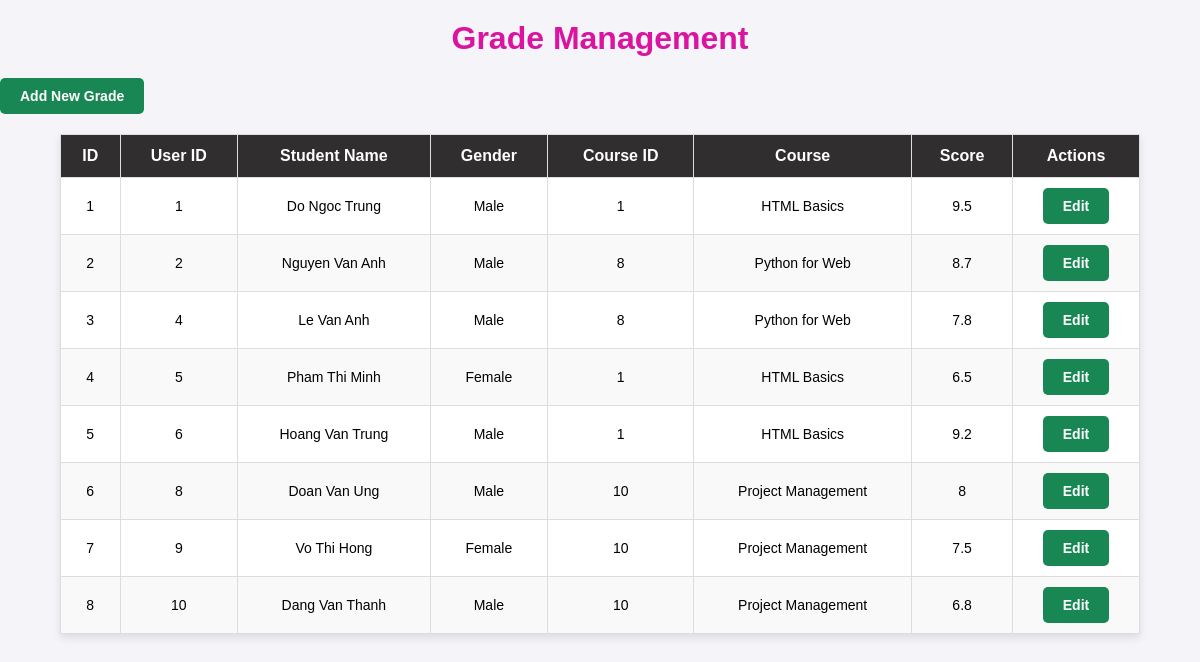
The page /manageGrades_3.php on the database its author committed.
### tables this page shows
CREATE TABLE Grades (
    id INT AUTO_INCREMENT PRIMARY KEY,
    user_id INT NOT NULL,
    username VARCHAR(255) NOT NULL,
    gender ENUM('Male', 'Female') NOT NULL,
    course_id INT NOT NULL,
    Courses VARCHAR(255) NOT NULL,
    score FLOAT NOT NULL,
    FOREIGN KEY (user_id) REFERENCES users(id) ON DELETE CASCADE,
    FOREIGN KEY (course_id) REFERENCES courses(id) ON DELETE CASCADE
);

### manageGrades_3.php (the view, shortened to what this page needs)
<!DOCTYPE html>
<html lang="en">
<head>
    <link rel="stylesheet" href="manageGrades.css">
</head>
<body>
    <h1>Grade Management </h1>
    <a href="Add_grade_3.php" class="btn">Add New Grade</a>
    <table>
        <thead>
            <tr>
                <th>ID</th>
                <th>User ID</th>
                <th>Student Name</th>
                <th>Gender</th>
                <th>Course ID</th>
                <th>Course</th>
                <th>Score</th>
                <th>Actions</th>
            </tr>
        </thead>
        <tbody>
            <?php
            include 'db.php';
            $result = $conn->query("SELECT * FROM Grades ORDER BY id ASC");
            while ($row = $result->fetch_assoc()) {
                echo "<tr>
                        <td>{$row['id']}</td>
                        <td>{$row['user_id']}</td>
                        <td>{$row['username']}</td>
                        <td>{$row['gender']}</td>
                        <td>{$row['course_id']}</td>
                        <td>{$row['Courses']}</td>
                        <td>{$row['score']}</td>
                        <td>
                            <a href='Edit_grade_3.php?id={$row['id']}' class='btn'>Edit</a>
                        </td>
                    </tr>";
            }
            ?>
        </tbody>
    </table>
</body>
</html>

### manageGrades.css (style rules this page uses)
body { font-family: Arial, sans-serif; margin: 0; padding: 0; background: #f4f4f9; }
h1 { text-align: center; color:#db13a1 ; margin-top: 20px; }
a.btn, button { display: inline-block; padding: 10px 20px; color: white; text-decoration: none; border-radius: 5px; font-size: 14px; font-weight: bold; border: none; cursor: pointer; }
table { width: 90%; margin: 20px auto; border-collapse: collapse; box-shadow: 0 4px 8px rgba(0, 0, 0, 0.1); background: white; }
thead th { background: #0a0a0a; color: white; padding: 12px; text-align: center; border: 1px solid #ddd; font-size: 16px; }
tbody td { padding: 10px; text-align: center; border: 1px solid #ddd; font-size: 14px; }
tbody tr:nth-child(even) { background: #f9f9f9; }

### manageGrades_3.php (style rules this page uses)
body { background-image: url(https://cloud-web-cms-beta.s3.cloud.cmctelecom.vn/1_chung_chi_cong_nghe_thong_tin_55144b2891.png); background-size: cover; background-position: center; background-attachment: fixed; }
thead th { background: #302e2e; }
a.btn, button { background: #198754; }

### rows shown on the page
grades: id "1", user "1", username "Do Ngoc Trung", gender "Male", course "1", Courses "HTML Basics", score "9.5"
grades: id "2", user "2", username "Nguyen Van Anh", gender "Male", course "8", Courses "Python for Web", score "8.7"
grades: id "3", user "4", username "Le Van Anh", gender "Male", course "8", Courses "Python for Web", score "7.8"
grades: id "4", user "5", username "Pham Thi Minh", gender "Female", course "1", Courses "HTML Basics", score "6.5"
grades: id "5", user "6", username "Hoang Van Trung", gender "Male", course "1", Courses "HTML Basics", score "9.2"
grades: id "6", user "8", username "Doan Van Ung", gender "Male", course "10", Courses "Project Management", score "8"
grades: id "7", user "9", username "Vo Thi Hong", gender "Female", course "10", Courses "Project Management", score "7.5"
grades: id "8", user "10", username "Dang Van Thanh", gender "Male", course "10", Courses "Project Management", score "6.8"
